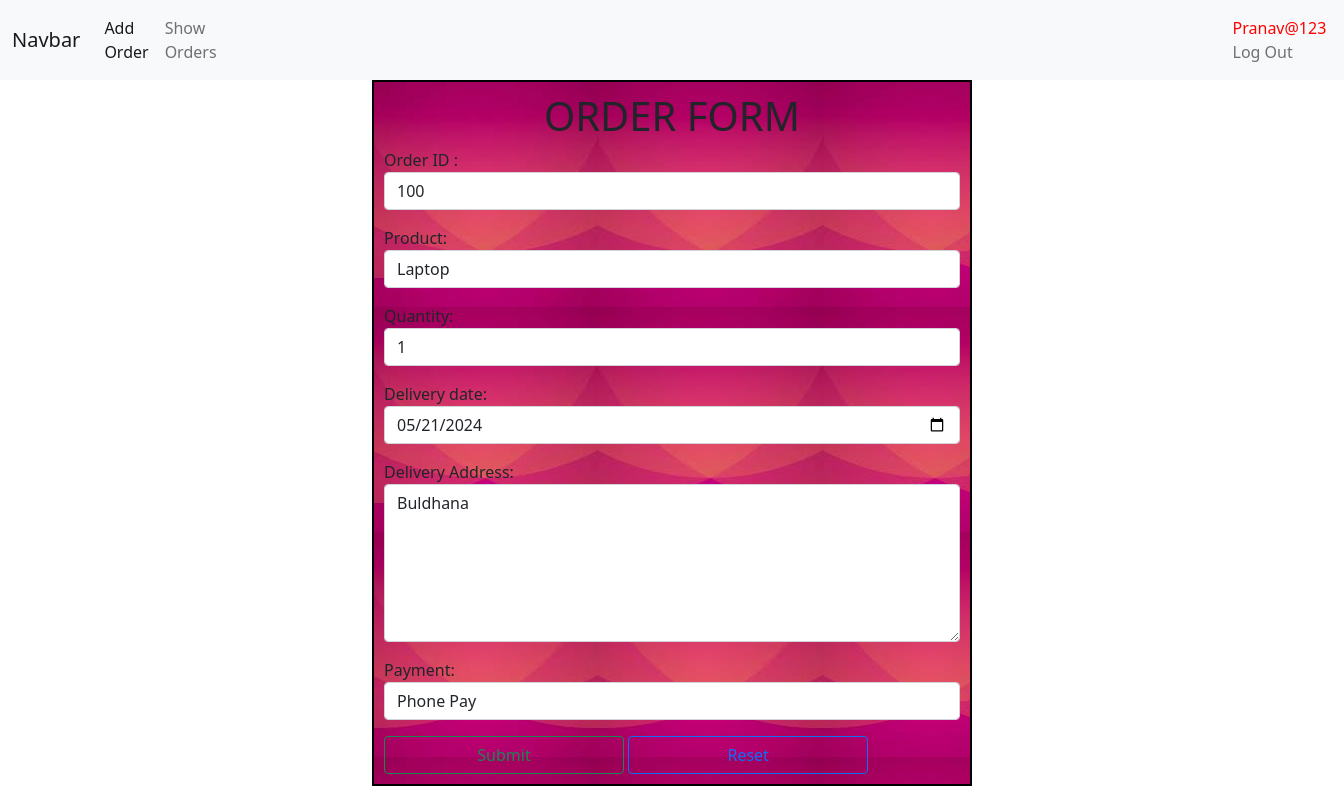
Page /CRUD/uv/100/ (signed in) on the committed database.
### CURD_APP/models.py (models this page shows)
class Order(models.Model):
    oid = models.IntegerField(primary_key=True)
    prod_name = models.CharField(max_length=20)
    prod_quan = models.IntegerField()
    del_date = models.DateField()
    del_address = models.CharField(max_length=20)
    payment_mode = models.CharField(max_length=20)

### CURD_APP/views.py (the view)
# urls.py: path('uv/<int:pk>/', update_view, name='update_url'),
@login_required(login_url='login_url')
def update_view(request, pk):
    obj = Order.objects.get(oid=pk)
    template_name = 'CURD_APP/Order.html'
    form = OrderForm(instance=obj)
    if request.method == 'POST':
        form = OrderForm(request.POST, instance=obj)
        if form.is_valid():
            form.save()
            return redirect('show_orders_url')
    context = {'form': form}
    return render(request, template_name, context)

### CURD_APP/forms.py
class OrderForm(forms.ModelForm):
    class Meta:
        model = Order
        fields = '__all__'
        labels = {'oid': 'Order ID ',
                  'prod_name': 'Product',
                  'prod_quan': 'Quantity',
                  'del_date': 'Delivery date',
                  'del_address': 'Delivery Address',
                  'payment_mode': 'Payment',
                 }
        widgets = {'oid': forms.NumberInput(attrs={'class':'form-control', 'placeholder':'e.g.101'}),
                   'prod_name': forms.TextInput(attrs={'class': 'form-control', 'placeholder': 'e.g.Smartphone'}),
                   'prod_quan': forms.NumberInput(attrs={'class': 'form-control', 'placeholder': 'e.g.1'}),
                   'del_date': forms.DateInput(attrs={'type': 'date', 'class': 'form-control'}),
                   'del_address': forms.Textarea(attrs={'cols': '30', 'rows': '6', 'class': 'form-control', 'placeholder': 'e.g.Karvenagar, pune'}),
                   'payment_mode': forms.Select(choices=pay_list, attrs={'class': 'form-control'}),
                   }

### templates/CURD_APP/order.html (shortened to what this page needs)
<!DOCTYPE html>
{% extends 'base.html' %}
{% block content1 %}
    <div class="block mt-50">
        <center><h1>ORDER FORM</h1></center>
        <form  method="post">
            {{ form.as_p }}
            <Input type="submit" class="btn btn-outline-success col-5">
            <input type="reset" class="btn btn-outline-primary float-right col-5" >
        </form>
    </div>
{% endblock %}

### templates/base.html (shortened to what this page needs)
<!DOCTYPE html>
{% load static %}
<html lang="en">
<head>
    <link href="https://cdn.jsdelivr.net/npm/bootstrap@5.0.2/dist/css/bootstrap.min.css" rel="stylesheet">
    <link rel="stylesheet" href="{% static 'CURD_APP/css/test.css' %}">
</head>
<body>
<nav class="navbar navbar-expand-lg navbar-light bg-light">
  <div class="container-fluid">
    <a class="navbar-brand" href="#">Navbar</a>
    <div class="collapse navbar-collapse" id="navbarNav">
      <ul class="navbar-nav">
        <li class="nav-item">
          <a class="nav-link active" aria-current="page" href="{% url 'order_url' %}">Add Order</a>
        </li>
        <li class="nav-item">
          <a class="nav-link" href="{% url 'show_orders_url' %}">Show Orders</a>
        </li>
        {% if user.is_authenticated %}
        <li class="nav-item" style="margin-left: 1000px;">
          <a class="nav-link" href="{% url 'logout_url' %}"> <span style="color:red">{{ user.username }}</span> Log Out</a>
        </li>
        {% endif %}
      </ul>
    </div>
  </div>
</nav>
    {% block content1 %}
    {% endblock %}
</body>
</html>

### static/CURD_APP/css/test.css (style rules this page uses)
.block { height: max-content; width: 600px; margin: auto; padding: 10px; border: 2px solid black; background-image:url('../img/demo.jfif'); }

### rows in the picture
Order: oid "100", prod_name "Laptop", prod_quan "1", del_date "05/21/2024", del_address "Buldhana", payment_mode "Phone Pay"

### other values in the picture
{{ user.username }} "Pranav@123"
